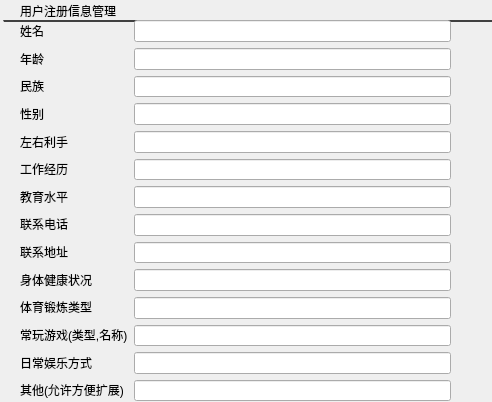
<?xml version="1.0" encoding="UTF-8"?>
<ui version="4.0">
 <class>Register_info</class>
 <widget class="QWidget" name="Register_info">
  <property name="geometry">
   <rect>
    <x>0</x>
    <y>0</y>
    <width>492</width>
    <height>402</height>
   </rect>
  </property>
  <property name="windowTitle">
   <string>Form</string>
  </property>
  <widget class="Line" name="line">
   <property name="geometry">
    <rect>
     <x>3</x>
     <y>20</y>
     <width>491</width>
     <height>20</height>
    </rect>
   </property>
   <property name="font">
    <font>
     <pointsize>9</pointsize>
     <weight>50</weight>
     <bold>false</bold>
    </font>
   </property>
   <property name="styleSheet">
    <string notr="true">
border-top:1.5px solid rgb(64,64,64);</string>
   </property>
   <property name="orientation">
    <enum>Qt::Horizontal</enum>
   </property>
  </widget>
  <widget class="QLabel" name="label">
   <property name="geometry">
    <rect>
     <x>20</x>
     <y>0</y>
     <width>131</width>
     <height>21</height>
    </rect>
   </property>
   <property name="text">
    <string>用户注册信息管理</string>
   </property>
  </widget>
  <widget class="QWidget" name="layoutWidget">
   <property name="geometry">
    <rect>
     <x>20</x>
     <y>20</y>
     <width>431</width>
     <height>381</height>
    </rect>
   </property>
   <layout class="QHBoxLayout" name="horizontalLayout">
    <item>
     <layout class="QVBoxLayout" name="verticalLayout">
      <item>
       <widget class="QLabel" name="label_2">
        <property name="text">
         <string>姓名</string>
        </property>
       </widget>
      </item>
      <item>
       <widget class="QLabel" name="label_3">
        <property name="text">
         <string>年龄</string>
        </property>
       </widget>
      </item>
      <item>
       <widget class="QLabel" name="label_4">
        <property name="text">
         <string>民族</string>
        </property>
       </widget>
      </item>
      <item>
       <widget class="QLabel" name="label_5">
        <property name="text">
         <string>性别 </string>
        </property>
       </widget>
      </item>
      <item>
       <widget class="QLabel" name="label_6">
        <property name="text">
         <string>左右利手</string>
        </property>
       </widget>
      </item>
      <item>
       <widget class="QLabel" name="label_7">
        <property name="text">
         <string>工作经历</string>
        </property>
       </widget>
      </item>
      <item>
       <widget class="QLabel" name="label_8">
        <property name="text">
         <string>教育水平</string>
        </property>
       </widget>
      </item>
      <item>
       <widget class="QLabel" name="label_9">
        <property name="text">
         <string>联系电话</string>
        </property>
       </widget>
      </item>
      <item>
       <widget class="QLabel" name="label_11">
        <property name="text">
         <string>联系地址</string>
        </property>
       </widget>
      </item>
      <item>
       <widget class="QLabel" name="label_12">
        <property name="text">
         <string>身体健康状况</string>
        </property>
       </widget>
      </item>
      <item>
       <widget class="QLabel" name="label_13">
        <property name="text">
         <string>体育锻炼类型</string>
        </property>
       </widget>
      </item>
      <item>
       <widget class="QLabel" name="label_14">
        <property name="text">
         <string>常玩游戏(类型,名称)</string>
        </property>
       </widget>
      </item>
      <item>
       <widget class="QLabel" name="label_15">
        <property name="text">
         <string>日常娱乐方式</string>
        </property>
       </widget>
      </item>
      <item>
       <widget class="QLabel" name="label_10">
        <property name="text">
         <string>其他(允许方便扩展)</string>
        </property>
       </widget>
      </item>
     </layout>
    </item>
    <item>
     <layout class="QVBoxLayout" name="verticalLayout_2">
      <item>
       <widget class="QLineEdit" name="lineEdit_name"/>
      </item>
      <item>
       <widget class="QLineEdit" name="lineEdit_age"/>
      </item>
      <item>
       <widget class="QLineEdit" name="lineEdit_nation"/>
      </item>
      <item>
       <widget class="QLineEdit" name="lineEdit_sex"/>
      </item>
      <item>
       <widget class="QLineEdit" name="lineEdit_handy"/>
      </item>
      <item>
       <widget class="QLineEdit" name="lineEdit_work"/>
      </item>
      <item>
       <widget class="QLineEdit" name="lineEdit_education"/>
      </item>
      <item>
       <widget class="QLineEdit" name="lineEdit_phone"/>
      </item>
      <item>
       <widget class="QLineEdit" name="lineEdit_address"/>
      </item>
      <item>
       <widget class="QLineEdit" name="lineEdit_health"/>
      </item>
      <item>
       <widget class="QLineEdit" name="lineEdit_sport"/>
      </item>
      <item>
       <widget class="QLineEdit" name="lineEdit_game"/>
      </item>
      <item>
       <widget class="QLineEdit" name="lineEdit_entertainment"/>
      </item>
      <item>
       <widget class="QLineEdit" name="lineEdit_other"/>
      </item>
     </layout>
    </item>
   </layout>
  </widget>
 </widget>
 <resources/>
 <connections/>
</ui>
